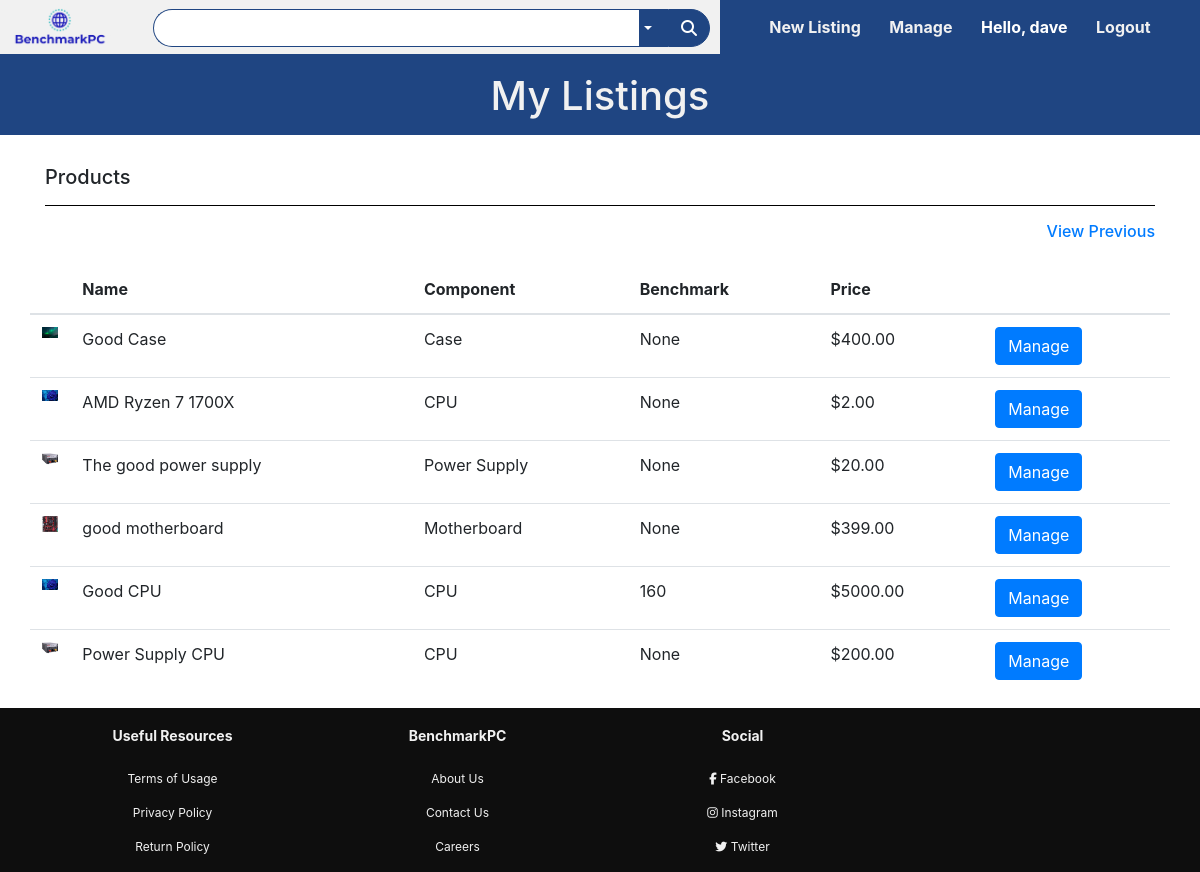
The app's page /manage (signed in), older data.
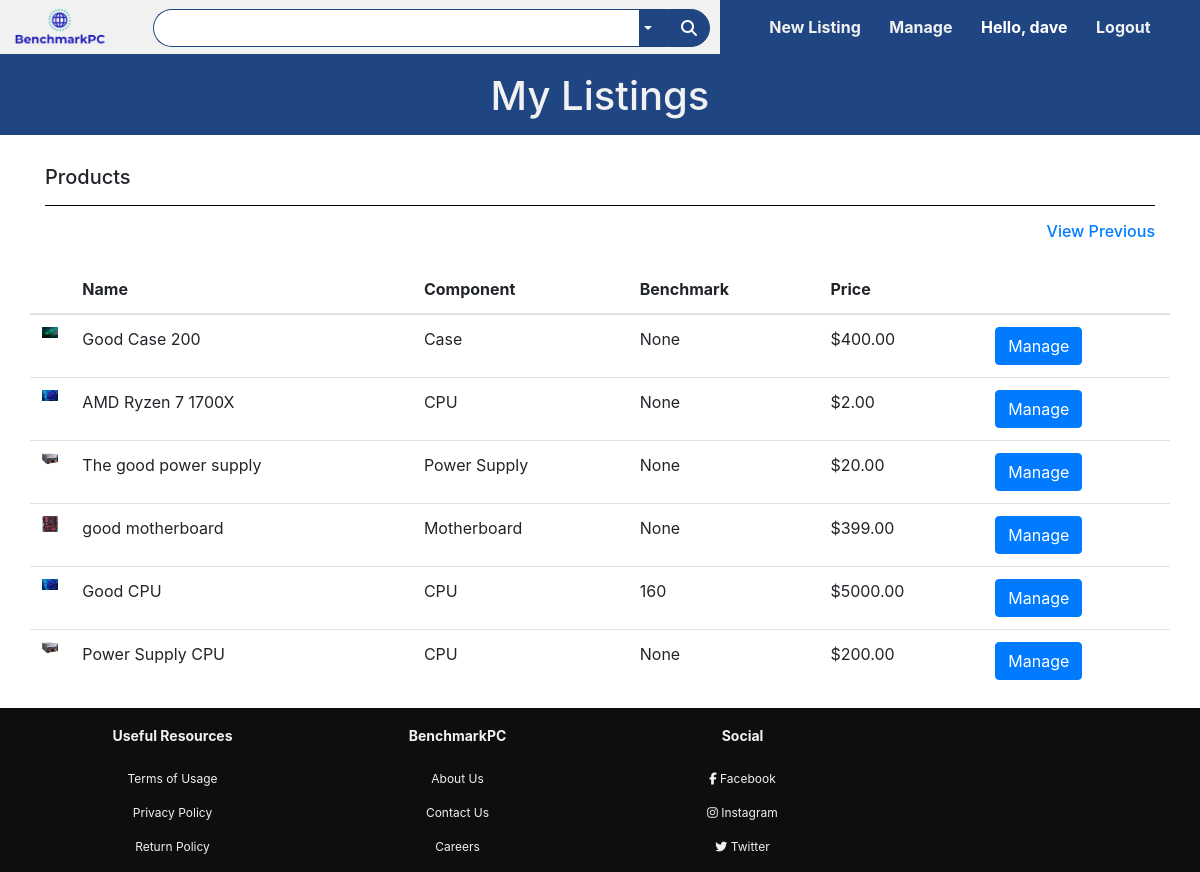
The same page, newer data.
### bench/models.py (models this page shows)
class Images(db.Model):
    id = db.Column(db.Integer, primary_key=True)
    ImageName = db.Column(db.String(80), nullable=False)
    ImageListing = db.Column(db.Integer, db.ForeignKey('listing.id'))

class Listing(db.Model):
    id = db.Column(db.Integer, primary_key=True)
    ListingScore = db.Column(db.Integer, nullable=True)
    ListingState = db.Column(db.Integer, nullable=True, server_default="Open")
    ListingName = db.Column(db.String(80), unique=False, nullable=False)
    ListingPrice = db.Column(db.Numeric, unique=False, nullable=False)
    ListingType = db.Column(db.String(80), unique=False, nullable=False)
    ListingDescription = db.Column(
        db.String(80), unique=False, nullable=False, default="Empty")
    ListingTimeStamp = db.Column(
        db.DateTime, default=datetime.datetime.utcnow(), nullable=False)
    userId = db.Column(db.Integer, db.ForeignKey('user.id'))

### bench/routes.py (the view)
@app.route('/manage')
def manageListings():
    if current_user.is_anonymous:
        return redirect('/login')
    title = "Manage Listings | BenchmarkPC"
    listings = Listing.query.filter(Listing.userId==current_user.id, Listing.ListingState=='Open').all()
    listingsAndImages = []
    for listing in listings:
        print("Getting Image")
        image = Images.query.filter_by(ImageListing=listing.id).first()
        if(image != None):
            print("Got Image")
            listingsAndImages.append([listing, image.ImageName])
        else:
            listingsAndImages.append([listing])
    return render_template('search.html', title=title, listings=listingsAndImages, viewType='manage')

### bench/models.py (called while the page is built)
@login_manager.user_loader
def load_user(id):
    return User.query.get(int(id))

### bench/templates/search.html
{% extends 'base.html' %}
{% block content %}
<section class="results-heading-box">
    <div class="container">
        {% if viewType == 'search' %}
            <h1 class="text-center page-title">Results</h1>
        {% elif viewType == 'manage' %}
        <h1 class="text-center page-title">My Listings</h1>
        {% elif viewType == 'previous' %}
        <h1 class="text-center page-title">My Sold Listings</h1>
        {% endif %}
    </div>
</section>
<section class="product-results">
    <div class="sub-header-results container">
        <h5>Products</h5>
        <hr>
    </div>
    <div class="extra-actions container">
        <ul>
            {% if viewType == 'search' %}
            <li>
                <a href="/compare">
                    <h6>Compare</h6>
                </a>
            </li>
            <li>
                <a href="/price-notif">
                    <h6>Price Alert</h6>
                </a>
            </li>
            {% elif viewType == 'manage' %}
            <li>
                <a href="/previous">
                    <h6>View Previous</h6>
                </a>
            </li>
            {% elif viewType == 'previous' %}
            <li>
                <a href="/manage">
                    <h6>Manage Current</h6>
                </a>
            </li>
            {% endif %}
        </ul>
    </div>
    <table class="table table-hover container results-table">
        <thead>
            <tr class="results-table-header">
            <th scope="col"></th>
            <th scope="col">Name</th>
            <th scope="col">Component</th>
            <th scope="col">Benchmark</th>
            <th scope="col">Price</th>
            <th scope="col"></th>
            </tr>
        </thead>
        <tbody>
            {% for listing in listings %}
            <tr>
            <th scope="row">
                <div class="image-parent">
                    <div class="image-container">
                        {% if listing|length == 1 %}
                        <img src="static/placeholder.png" alt="static/Images/6_p.jpg">
                        {% elif listing|length == 2 %}
                        <img src="static/Images/{{ listing[1] }}" alt="static/Images/6_p.jpg">
                        {% endif %}
                    </div>
                </div>
            </th>
            <td>{{ listing[0].ListingName }}</td>
            <td>{{ listing[0].ListingType }}</td>
            <td>{{ listing[0].ListingScore }}</td>
            <td>{{"${0:.2f}".format(listing[0].ListingPrice)}}</td>
            <td>
                {% if viewType == 'search' or viewType == 'previous' %}
                <a href="/listing/{{ listing[0].id }}" class="btn btn-primary">View</a></td>
                {% elif viewType == 'manage' %}
                <a href="/manage/{{ listing[0].id }}" class="btn btn-primary">Manage</a></td>
                {% endif %}
            </tr>
            {% endfor %}
        </tbody>
    </table>
</section>
{% endblock %}

Row changes from the older to the newer data that the page shows:
changed through a linked row, Images "Case": ListingName "Good Case" → "Good Case 200"
